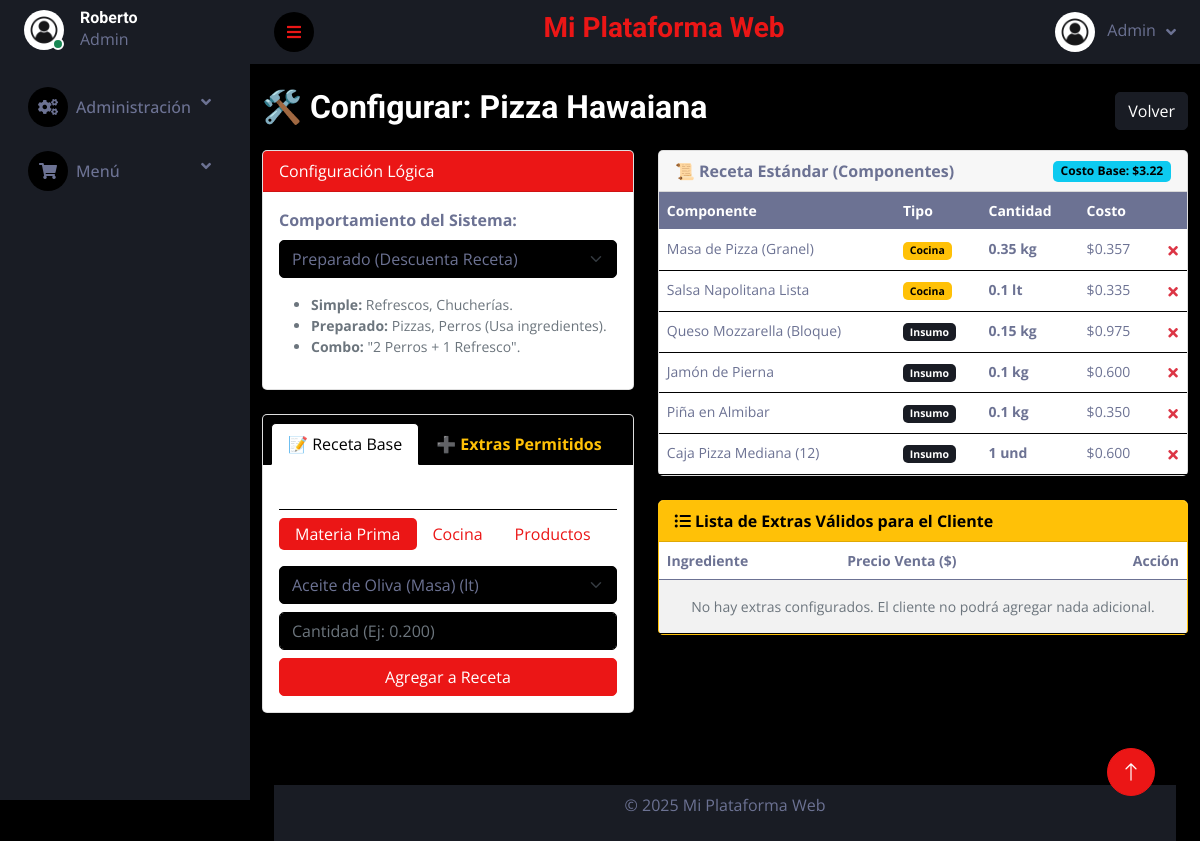
The app's page /admin/configurar_receta.php?id=78 (signed in), older data.
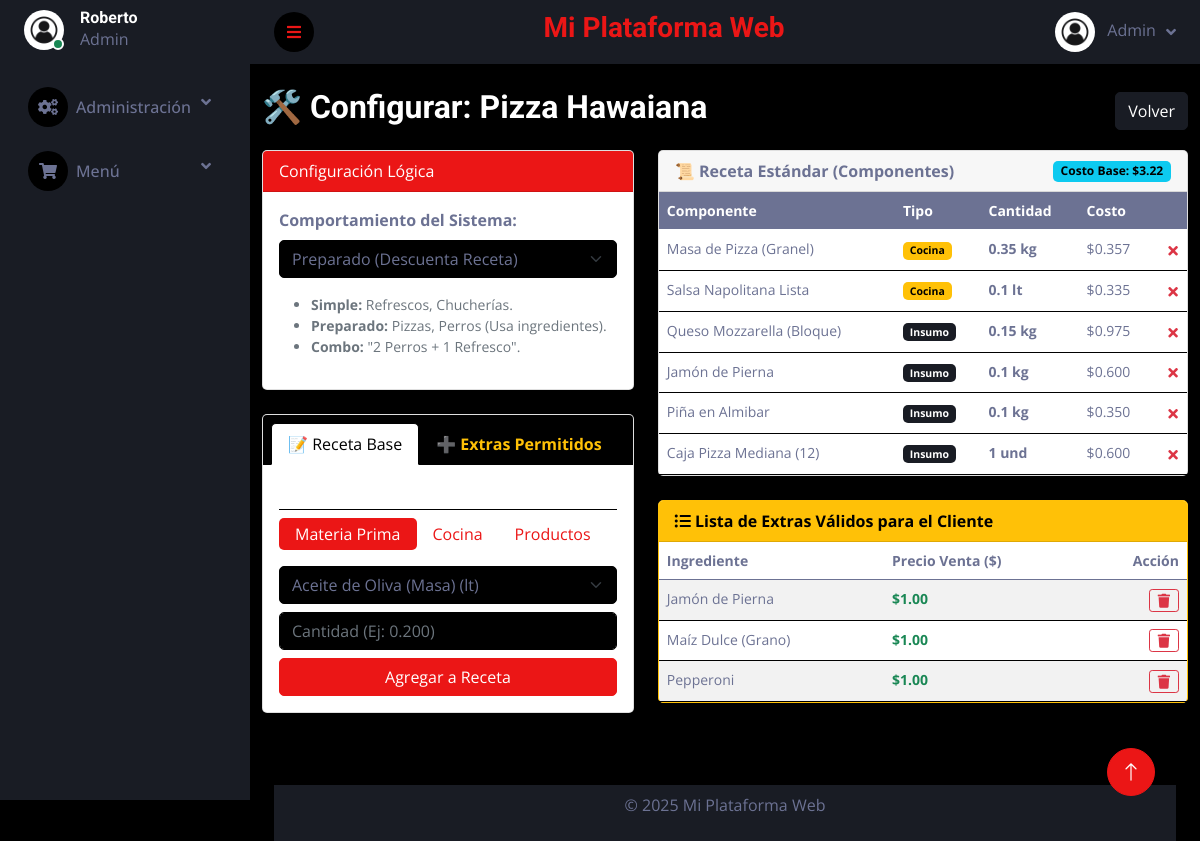
The same page, newer data.
### tables this page shows
CREATE TABLE `products` (
  `id` int(11) NOT NULL,
  `name` varchar(100) NOT NULL,
  `description` text DEFAULT NULL,
  `price_usd` decimal(10,2) NOT NULL,
  `price_ves` decimal(10,2) NOT NULL,
  `stock` int(11) NOT NULL,
  `product_type` enum('simple','compound','prepared') DEFAULT 'simple',
  `kitchen_station` enum('pizza','kitchen','bar') DEFAULT 'kitchen',
  `image_url` varchar(255) DEFAULT NULL,
  `created_at` timestamp NULL DEFAULT current_timestamp(),
  `profit_margin` decimal(5,2) NOT NULL DEFAULT 20.00,
  `updated_at` timestamp NULL DEFAULT NULL
);

CREATE TABLE `product_components` (
  `id` int(11) NOT NULL,
  `product_id` int(11) NOT NULL,
  `component_type` enum('raw','manufactured','product') NOT NULL,
  `component_id` int(11) NOT NULL,
  `quantity` decimal(10,4) NOT NULL
);

CREATE TABLE `product_valid_extras` (
  `id` int(11) NOT NULL,
  `product_id` int(11) NOT NULL,
  `raw_material_id` int(11) NOT NULL,
  `price_override` decimal(10,2) DEFAULT NULL
);

CREATE TABLE `raw_materials` (
  `id` int(11) NOT NULL,
  `name` varchar(100) NOT NULL,
  `unit` varchar(20) NOT NULL,
  `stock_quantity` decimal(10,4) DEFAULT 0.0000,
  `cost_per_unit` decimal(10,2) DEFAULT 0.00,
  `min_stock` decimal(10,4) DEFAULT 5.0000,
  `is_cooking_supply` tinyint(1) DEFAULT 0,
  `category` enum('ingredient','packaging','supply') DEFAULT 'ingredient',
  `updated_at` timestamp NULL DEFAULT current_timestamp() ON UPDATE current_timestamp()
);

### funciones/ProductManager.php (called while the page is built, shortened)
<?php
class ProductManager {
    private $db;
    public function __construct($db) {
        $this->db = Database::getConnection();
    }
    public function getProductById($id) {
        $stmt = $this->db->prepare("SELECT * FROM products WHERE id = ?");
        $stmt->execute([$id]);
        return $stmt->fetch(PDO::FETCH_ASSOC) ?: null;
    }
    public function getAllProducts() {
        $stmt = $this->db->prepare("SELECT * FROM products ORDER BY created_at DESC");
        $stmt->execute();
        return $stmt->fetchAll(PDO::FETCH_ASSOC);
    }
    public function getProductComponents($productId) {
        $sql = "SELECT pc.*,
                CASE
                    WHEN pc.component_type = 'raw' THEN rm.name
                    WHEN pc.component_type = 'manufactured' THEN mp.name
                    WHEN pc.component_type = 'product' THEN p.name
                END as item_name,
                CASE
                    WHEN pc.component_type = 'raw' THEN rm.unit
                    WHEN pc.component_type = 'manufactured' THEN mp.unit
                    WHEN pc.component_type = 'product' THEN 'und'
                END as item_unit,
                CASE
                    WHEN pc.component_type = 'raw' THEN rm.cost_per_unit
                    WHEN pc.component_type = 'manufactured' THEN mp.unit_cost_average
                    WHEN pc.component_type = 'product' THEN p.price_usd
                END as item_cost
                FROM product_components pc
                LEFT JOIN raw_materials rm ON pc.component_id = rm.id AND pc.component_type = 'raw'
                LEFT JOIN manufactured_products mp ON pc.component_id = mp.id AND pc.component_type = 'manufactured'
                LEFT JOIN products p ON pc.component_id = p.id AND pc.component_type = 'product'
                WHERE pc.product_id = ?";
        $stmt = $this->db->prepare($sql);
        $stmt->execute([$productId]);
        return $stmt->fetchAll(PDO::FETCH_ASSOC);
    }
        public function getValidExtras($productId) {
            $sql = "SELECT pve.*, rm.name, rm.cost_per_unit
                    FROM product_valid_extras pve
                    JOIN raw_materials rm ON pve.raw_material_id = rm.id
                    WHERE pve.product_id = ?";
            $stmt = $this->db->prepare($sql);
            $stmt->execute([$productId]);
            return $stmt->fetchAll(PDO::FETCH_ASSOC);
        }
}
?>

### funciones/conexion.php (called while the page is built, shortened)
<?php
class Database
{
    private static $connection = null;
    public static function getConnection()
    {
        if (self::$connection === null) {
            try {
                $host     = $_ENV['DB_HOST'] ?? 'localhost';
                $dbname   = $_ENV['DB_NAME'] ?? 'minimarket';
                $username = $_ENV['DB_USER'] ?? 'root';
                $password = $_ENV['DB_PASSWORD'] ?? '';
                $port     = $_ENV['DB_PORT'] ?? '3306';
                $options = [
                    PDO::ATTR_ERRMODE            => PDO::ERRMODE_EXCEPTION,
                    PDO::ATTR_DEFAULT_FETCH_MODE => PDO::FETCH_ASSOC,
                    PDO::ATTR_EMULATE_PREPARES   => false,
                ];
                self::$connection = new PDO(
                    "mysql:host=$host;port=$port;dbname=$dbname;charset=utf8mb4",
                    $username,
                    $password,
                    $options
                );
            } catch (PDOException $e) {
                error_log("Error de conexión: " . $e->getMessage());
                die("<h3>Error de conexión.</h3><p>Verifica tu archivo .env y los logs del servidor.</p>");
            }
        }
        return self::$connection;
    }
}
?>

### admin/configurar_receta.php (the view, shortened to what the rows shown need)
<?php
require_once '../templates/autoload.php';
$productId = $_GET['id'];
$product = $productManager->getProductById($productId);
$components = $productManager->getProductComponents($productId);
$allProducts = $productManager->getAllProducts();
$validExtras = $productManager->getValidExtras($productId);
require_once '../templates/header.php';
?>
<div class="container mt-4 mb-5">
    <div class="d-flex justify-content-between align-items-center mb-3">
        <h2>🛠️ Configurar: <?= htmlspecialchars($product['name']) ?></h2>
        <a href="productos.php" class="btn btn-secondary">Volver</a>
    </div>
    <div class="row">
        <div class="col-md-5">
            <div class="card shadow-sm mb-4">
                <div class="card-body">
                    <form method="POST">
                        <label class="form-label fw-bold">Comportamiento del Sistema:</label>
                        <select name="product_type" class="form-select mb-3" onchange="this.form.submit()">
                            <option value="prepared" <?= $product['product_type'] == 'prepared' ? 'selected' : '' ?>>Preparado (Descuenta Receta)</option>
                        </select>
                    </form>
                </div>
            </div>
        </div>
        <div class="col-md-7">
            <div class="card shadow mb-4">
                <div class="card-body p-0">
                    <table class="table table-hover mb-0 small">
                        <thead class="table-light">
                            <tr>
                                <th>Componente</th>
                                <th>Tipo</th>
                                <th>Cantidad</th>
                                <th>Costo</th>
                                <th></th>
                            </tr>
                        </thead>
                        <tbody>
                            <?php foreach ($components as $c): ?>
                            <tr>
                                <td><?= htmlspecialchars($c['item_name']) ?></td>
                                <td>
                                    <?php if($c['component_type'] == 'raw') echo '<span class="badge bg-secondary">Insumo</span>'; ?>
                                    <?php if($c['component_type'] == 'manufactured') echo '<span class="badge bg-warning text-dark">Cocina</span>'; ?>
                                </td>
                                <td class="fw-bold"><?= floatval($c['quantity']) ?> <?= $c['item_unit'] ?></td>
                                <td>$<?= number_format($c['quantity'] * $c['item_cost'], 3) ?></td>
                                <td class="text-end">
                                    <form method="POST">
                                        <button class="btn btn-sm text-danger p-0"><i class="fa fa-times"></i></button>
                                    </form>
                                </td>
                            </tr>
                            <?php endforeach; ?>
                        </tbody>
                    </table>
                </div>
            </div>
            <div class="card shadow border-warning">
                <div class="card-body p-0">
                    <table class="table table-striped mb-0 small">
                        <thead>
                            <tr>
                                <th>Ingrediente</th>
                                <th>Precio Venta ($)</th>
                                <th class="text-end">Acción</th>
                            </tr>
                        </thead>
                        <tbody>
                            <?php foreach ($validExtras as $ve): ?>
                                <tr>
                                    <td>
                                        <?= htmlspecialchars($ve['name']) ?>
                                    </td>
                                    <td class="fw-bold text-success">
                                        $<?= number_format((float)$ve['price_override'], 2) ?>
                                    </td>
                                    <td class="text-end">
                                        <form method="POST">
                                            <button class="btn btn-sm btn-outline-danger py-0" title="Quitar de la lista">
                                                <i class="fa fa-trash"></i>
                                            </button>
                                        </form>
                                    </td>
                                </tr>
                            <?php endforeach; ?>
                        </tbody>
                    </table>
                </div>
            </div>
        </div>
    </div>
</div>
<?php require_once '../templates/footer.php'; ?>

Row changes from the older to the newer data that the page shows:
added product_valid_extras: raw_material.name "Jamón de Pierna", price_override "1.00"
added product_valid_extras: raw_material.name "Maíz Dulce (Grano)", price_override "1.00"
added product_valid_extras: raw_material.name "Pepperoni", price_override "1.00"
Text that changed along with them:
text no longer shown: "No hay extras configurados. El cliente no podrá agregar nada adicional."
